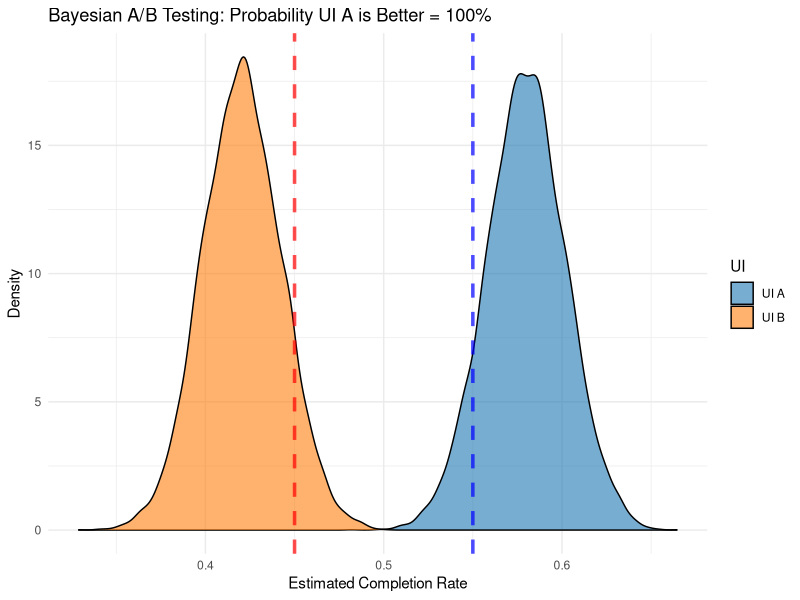
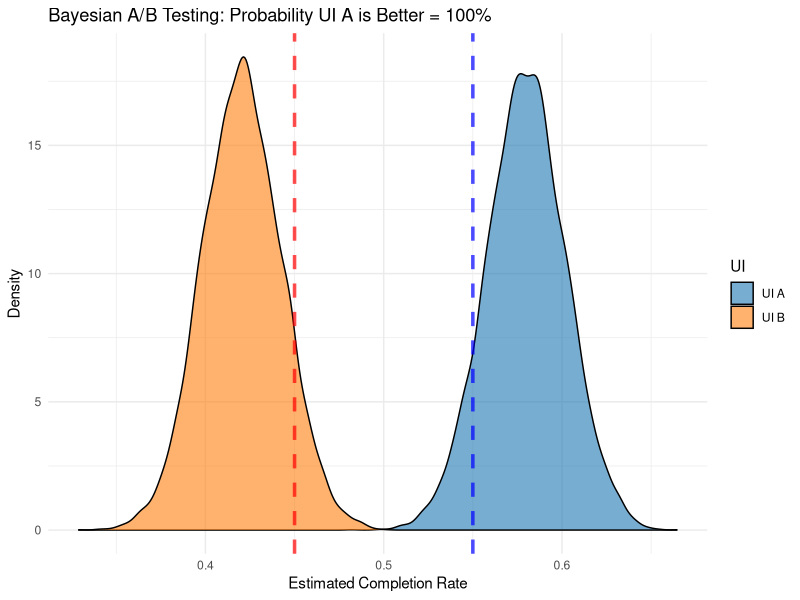

These figures' R source, in order:
## ---- chunk 1
# Load necessary libraries
library(ggplot2)
library(dplyr)

# Set seed for reproducibility
set.seed(42)

# Define sample size
n_users <- 500

# True success probabilities for UI A and UI B (completion rates)
p_A <- 0.55  # UI A is expected to be better
p_B <- 0.45  # UI B is slightly worse

# Generate synthetic data: 1 (success), 0 (failure)
completion_A <- rbinom(n_users, 1, p_A)
completion_B <- rbinom(n_users, 1, p_B)

# Prior parameters (Beta distribution)
alpha_prior <- 1
beta_prior <- 1

# Compute posterior parameters
alpha_A <- alpha_prior + sum(completion_A)
beta_A <- beta_prior + (n_users - sum(completion_A))

alpha_B <- alpha_prior + sum(completion_B)
beta_B <- beta_prior + (n_users - sum(completion_B))

# Generate posterior samples from Beta distributions
posterior_A <- rbeta(10000, alpha_A, beta_A)
posterior_B <- rbeta(10000, alpha_B, beta_B)

# Compute probability that UI A is better than UI B
prob_A_better <- mean(posterior_A > posterior_B)

# Create a data frame for plotting
posterior_data <- data.frame(
  value = c(posterior_A, posterior_B),
  UI = rep(c("UI A", "UI B"), each = 10000)
)

# Create the plot
plot <- ggplot(posterior_data, aes(x = value, fill = UI)) +
  geom_density(alpha = 0.6) +
  geom_vline(xintercept = p_A, color = "blue", linetype = "dashed", size = 1.2, alpha = 0.7) +
  geom_vline(xintercept = p_B, color = "red", linetype = "dashed", size = 1.2, alpha = 0.7) +
  labs(
    title = paste0("Bayesian A/B Testing: Probability UI A is Better = ", round(prob_A_better * 100, 2), "%"),
    x = "Estimated Completion Rate",
    y = "Density"
  ) +
  theme_minimal() +
  scale_fill_manual(values = c("#1f77b4", "#ff7f0e")) # UI A (blue), UI B (orange)

# Display the plot
print(plot)

# Save the plot as a PNG file
ggsave("bayesian_ab_test_plot.png", plot, width = 8, height = 6, dpi = 300)

# Message to confirm save
cat("Plot saved as 'bayesian_ab_test_plot.png'\n")


